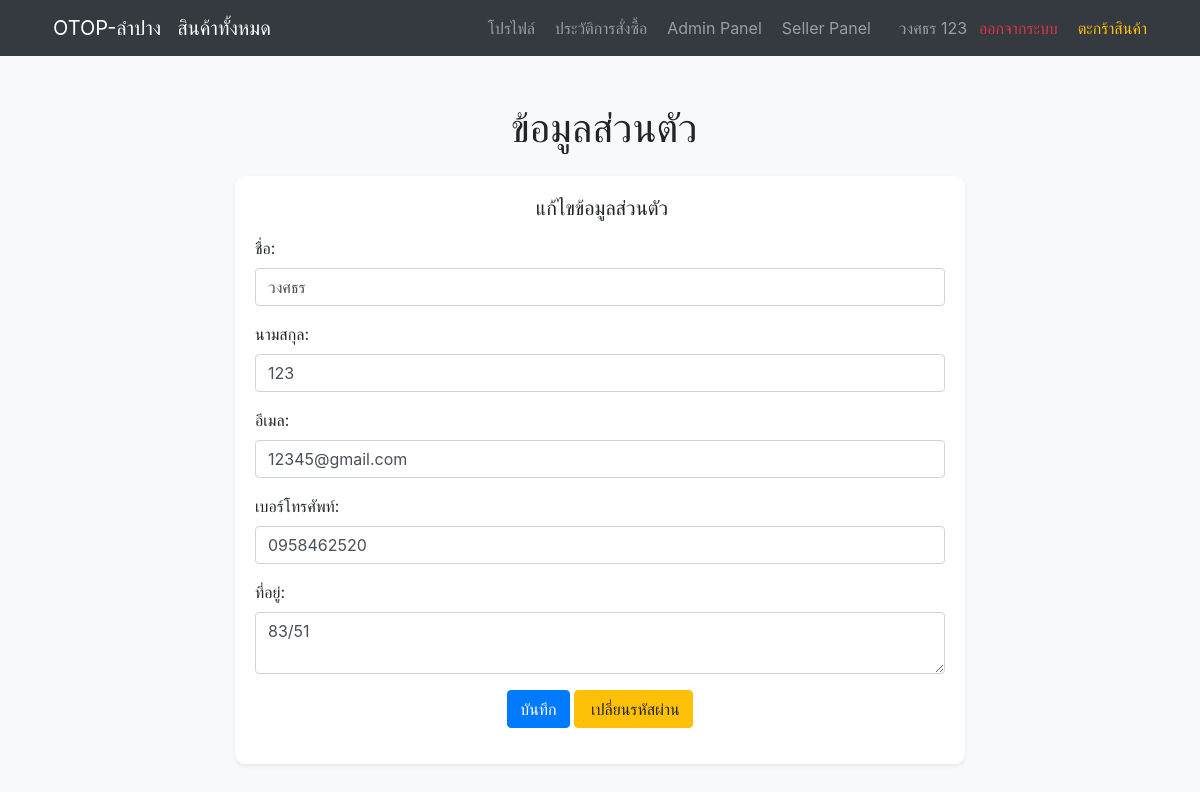
Screenshot of /profile.php (signed in) with the database file from the repository.
### tables this page shows
CREATE TABLE `users` (
  `user_id` int(11) NOT NULL,
  `username` varchar(50) NOT NULL,
  `email` varchar(100) NOT NULL,
  `password` varchar(255) NOT NULL,
  `first_name` varchar(50) DEFAULT NULL,
  `last_name` varchar(50) DEFAULT NULL,
  `created_at` timestamp NOT NULL DEFAULT current_timestamp(),
  `reset_token` varchar(255) DEFAULT NULL,
  `reset_token_expires` int(11) DEFAULT NULL,
  `phone_number` varchar(20) DEFAULT NULL,
  `address` text DEFAULT NULL,
  `is_active` tinyint(1) NOT NULL DEFAULT 1
);

### profile.php (the view, shortened to what this page needs)
<?php
include "inc/db_config.php";
include "inc/navbar.php";
$user_id = $_SESSION['user_id'];
$sql = "SELECT * FROM users WHERE user_id = ?";
$stmt = $conn->prepare($sql);
$stmt->bind_param("i", $user_id);
$stmt->execute();
$result = $stmt->get_result();
if ($result->num_rows == 1) {
    $user = $result->fetch_assoc();
} else {
    echo '<div class="alert alert-danger text-center">ไม่พบข้อมูลผู้ใช้งาน</div>';
    exit;
}
?>
<!DOCTYPE html>
<html lang="en">
<head>
    <link rel="stylesheet" href="https://stackpath.bootstrapcdn.com/bootstrap/4.5.2/css/bootstrap.min.css">
    <link rel="stylesheet" href="css/style.css">
</head>
<body>
<div class="container mt-5">
    <h1 class="text-center mb-4"><i class="fas fa-cog mr-2"></i> ข้อมูลส่วนตัว</h1>
    <?php if (isset($_SESSION['user_id'])): ?>
        <div class="row">
            <div class="col-md-8 offset-md-2">
                <div class="card shadow-sm">
                    <div class="card-body">
                        <h5 class="card-title text-center mb-3"><i class="fas fa-user-edit mr-1"></i> แก้ไขข้อมูลส่วนตัว</h5>
                        <form method="post" action="">
                            <div class="form-group">
                                <label for="first_name">ชื่อ:</label>
                                <input type="text" class="form-control" id="first_name" name="first_name" value="<?php echo htmlspecialchars($user["first_name"]); ?>">
                            </div>
                            <div class="form-group">
                                <label for="last_name">นามสกุล:</label>
                                <input type="text" class="form-control" id="last_name" name="last_name" value="<?php echo htmlspecialchars($user["last_name"]); ?>">
                            </div>
                            <div class="form-group">
                                <label for="email">อีเมล:</label>
                                <input type="email" class="form-control" id="email" name="email" value="<?php echo htmlspecialchars($user["email"]); ?>">
                            </div>
                            <div class="form-group">
                                <label for="phone_number">เบอร์โทรศัพท์:</label>
                                <input type="text" class="form-control" id="phone_number" name="phone_number" value="<?php echo htmlspecialchars($user["phone_number"]); ?>">
                            </div>
                            <div class="form-group">
                                <label for="address">ที่อยู่:</label>
                                <textarea class="form-control" id="address" name="address"><?php echo htmlspecialchars($user["address"]); ?></textarea>
                            </div>
                            <div class="text-center">
                                <button type="submit" class="btn btn-primary">บันทึก</button>
                                <a href="change-password.php" class="btn btn-warning"><i class="fas fa-key mr-1"></i> เปลี่ยนรหัสผ่าน</a>
                            </div>
                        </form>
                    </div>
                </div>
            </div>
        </div>
    <?php else: ?>
        <p class="text-center">กรุณาเข้าสู่ระบบเพื่อดูข้อมูลส่วนตัว</p>
    <?php endif; ?>
</div>
</body>
</html>

### inc/navbar.php (shortened to what this page needs)
<?php
require_once "db_config.php";
function getUserRoles($conn, $user_id) {
    $roles = array();
    $sql = "SELECT role_id FROM user_roles WHERE user_id = ?";
    $stmt = $conn->prepare($sql);
    $stmt->bind_param("i", $user_id);
    $stmt->execute();
    $result = $stmt->get_result();
    while ($row = $result->fetch_assoc()) {
        $roles[] = $row['role_id'];
    }
    return $roles;
}
?>
<nav class="navbar navbar-expand-lg navbar-dark bg-dark">
    <div class="container">
        <a class="navbar-brand" href="index.php">
            <i class="fas fa-store mr-2"></i>OTOP-ลำปาง
        </a>
        <a class="navbar-brand" href="products_all.php">
            สินค้าทั้งหมด
        </a>
        <div class="collapse navbar-collapse" id="navbarNav">
            <ul class="navbar-nav ml-auto align-items-center">
                <?php if (isset($_SESSION['user_id'])) :
                    $user_id = $_SESSION['user_id'];
                    $roles = getUserRoles($conn, $user_id);
                    $sql_user = "SELECT first_name, last_name FROM users WHERE user_id = ?";
                    $stmt_user = $conn->prepare($sql_user);
                    $stmt_user->bind_param("i", $user_id);
                    $stmt_user->execute();
                    $result_user = $stmt_user->get_result();
                    $user = $result_user->fetch_assoc();
                    $username = $user['first_name'] . ' ' . $user['last_name'];
                    ?>
                    <li class="nav-item">
                        <a class="nav-link" href="profile.php"><i class="fas fa-cog mr-1"></i> โปรไฟล์</a>
                    </li>
                    <li class="nav-item">
                        <a class="nav-link" href="orders_history.php"><i class="fas fa-history mr-1"></i> ประวัติการสั่งซื้อ</a>
                    </li>
                    <?php if (in_array(1, $roles)) : ?>
                    <li class="nav-item">
                        <a class="nav-link" href="Admin_dashboard/dashboard.php"><i class="fas fa-tools mr-1"></i> Admin Panel</a>
                    </li>
                <?php endif; ?>
                    <?php if (in_array(3, $roles)) : ?>
                    <li class="nav-item">
                        <a class="nav-link" href="Seller_dashboard/seller_panel.php"><i class="fas fa-store mr-1"></i> Seller Panel</a>
                    </li>
                <?php endif; ?>
                    <?php include 'notification_icon.php'; ?>
                    <li class="nav-item">
                        <span class="navbar-text"><i class="fas fa-user mr-1"></i> <?php echo htmlspecialchars($username); ?></span>
                    </li>
                    <li class="nav-item">
                        <a class="nav-link text-danger" href="logout.php"><i class="fas fa-sign-out-alt mr-1"></i> ออกจากระบบ</a>
                    </li>
                <?php endif; ?>
                <li class="nav-item">
                    <a class="nav-link text-warning" href="cart.php"><i class="fas fa-shopping-cart mr-1"></i> ตะกร้าสินค้า</a>
                </li>
            </ul>
        </div>
    </div>
</nav>

### css/style.css (style rules this page uses)
body { background-color: #f8f9fa; }
.card { border-radius: 10px; border: none; }

### rows the page displays
users: username "วงศธร 123", first_name "วงศธร", last_name "123", email "12345@gmail.com", phone_number "0958462520", address "83/51"
